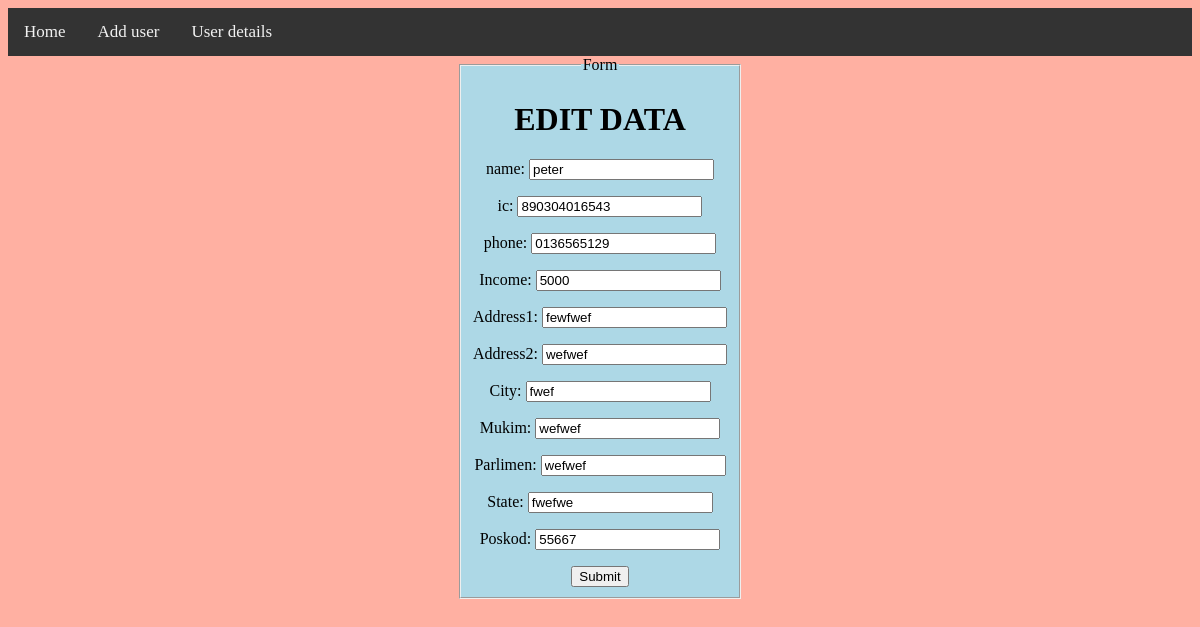
The page /pkob/update_order/890304016543/ on the database its author committed.
### App_Soc/models.py (models this page shows, shortened)
class Question(models.Model):
    name_text = models.CharField(max_length=200)
    ic_text = models.CharField(max_length=200, primary_key=True)
    phone_text = models.CharField(max_length=200)
    income = models.IntegerField(verbose_name='Income')
    address1 = models.CharField(max_length=100, verbose_name='Alamat 1')
    address2 = models.CharField(max_length=100, verbose_name='Alamat 2')
    city = models.CharField(max_length=20, verbose_name='Bandar')
    mukim = models.CharField(max_length=20, verbose_name='Mukim')
    parlimen = models.CharField(max_length=20, verbose_name='Parlimen')
    state = models.CharField(max_length=20, verbose_name='Negeri')
    poskod = models.IntegerField(verbose_name='Poskod')
    pub_date = models.DateTimeField(auto_now=True)

### App_Soc/views.py (the view)
# urls.py: path('update_order/<str:pk>/', views.updateOrder, name="update_order"),
def updateOrder(request, pk):
    data = Question.objects.get(ic_text=pk)
    form = MyForm1(instance=data)
    if request.method == 'POST':
        form = MyForm1(request.POST, instance=data)
        if form.is_valid():
            form.save()
            return redirect('/pkob/student_data/')
    context = {'form':form}
    return render(request, 'App_Soc/editform.html', context)

### App_Soc/templates/App_Soc/editform.html (shortened to what this page needs)
<!DOCTYPE html>
<html lang="en">
<head>
</head>
<body style="background-color:hsla(9, 100%, 64%, 0.5);">
<div class="topnav">
  <a  href="{% url 'home' %}">Home</a>
  <a href="#adduser">Add user</a>
  <a href="{% url 'data' %}">User details</a>
</div>
<div class="info">
    <form method="POST">
      <fieldset>
        <legend>Form</legend>
          <div class="frm">
              <h1>EDIT DATA</h1>
          <table>
              <tr>
        {{ form.as_p }}
              </tr>
            </table>
        <button type="submit" onclick="alert('Data has successfully updated ')" class="btn btn-primary">Submit</button>
          </div>
      </fieldset>
    </form>
</div>
</body>
</html>

### App_Soc/templates/App_Soc/editform.html (style rules this page uses)
table,th,td { border:1px solid black; }
.topnav { background-color: #333; overflow: hidden; }
form { text-align: center; }
.frm { background-color: lightblue; text-align: center; display: inline-block; }
fieldset { background-color: lightblue; display: inline-block; text-align: center; }
.topnav a { float: left; color: #f2f2f2; text-align: center; padding: 14px 16px; text-decoration: none; font-size: 17px; }
table, th, td { border: 1px solid black; border-collapse: collapse; }
h1 { text-align: center; }

### rows shown on the page
Question: name_text "peter", ic_text "890304016543", phone_text "0136565129", income "5000", address1 "fewfwef", address2 "wefwef", city "fwef", mukim "wefwef", parlimen "wefwef", state "fwefwe", poskod "55667"
